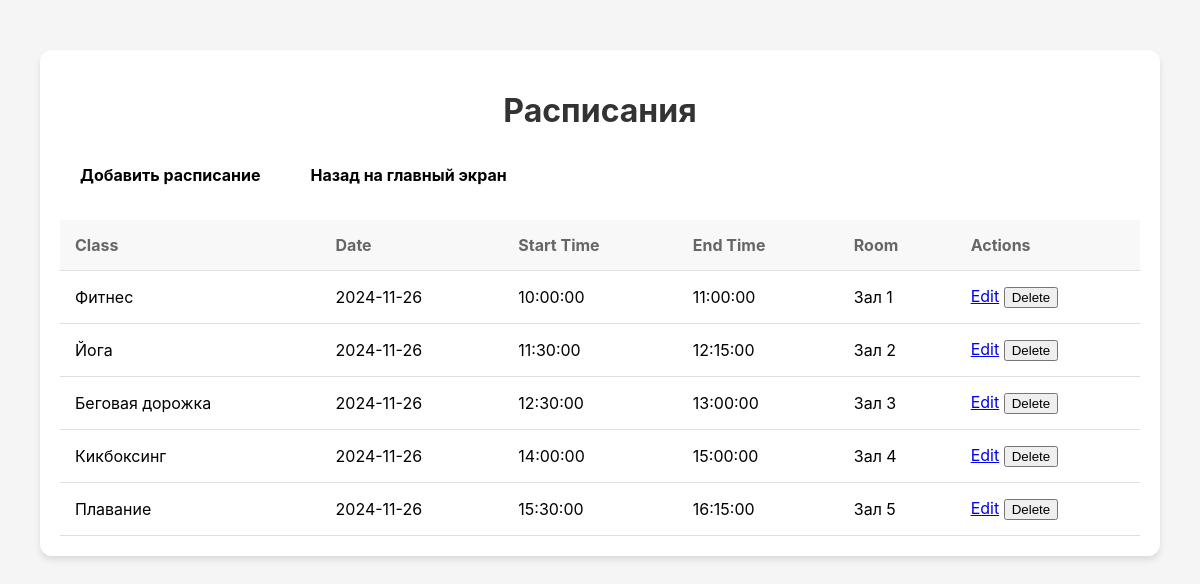
/view_schedules (signed in), run on the app's committed database.
### models.py (models this page shows)
class Schedule(db.Model):
    __tablename__ = 'schedule'
    schedule_id = db.Column(db.Integer, primary_key=True)
    class_id = db.Column(db.Integer, db.ForeignKey('classes.class_id'), nullable=False)
    date = db.Column(db.Date, nullable=False)
    start_time = db.Column(db.Time, nullable=False)
    end_time = db.Column(db.Time, nullable=False)
    room_id = db.Column(db.Integer, db.ForeignKey('rooms.room_id'), nullable=False)
    room = db.relationship('Room', backref='schedules')
    _class = db.relationship('Class', backref='classes')

class Class(db.Model):
    __tablename__ = 'classes'
    class_id = db.Column(db.Integer, primary_key=True)
    name = db.Column(db.String(100), nullable=False)
    description = db.Column(db.Text, nullable=True)
    employee_id = db.Column(db.Integer, db.ForeignKey('employees.employee_id'), nullable=False)
    duration = db.Column(db.Integer, nullable=False)
    max_participants = db.Column(db.Integer, nullable=False)
    attendances = db.relationship('Attendance', backref='class_info')

class Room(db.Model):
    __tablename__ = 'rooms'
    room_id = db.Column(db.Integer, primary_key=True)
    name = db.Column(db.String(100), nullable=False)
    capacity = db.Column(db.Integer, nullable=False)
    status = db.Column(db.String(20), nullable=False)

### schedule.py (the view)
    @app.route("/view_schedules", methods=["GET"])
    def view_schedules():
        if 'user_id' not in session:
            return redirect(url_for('login'))
        schedules = Schedule.query.all()
        return render_template("view_schedules.html", schedules=schedules)

### schedule.py (called while the page is built)
def view_schedules(app):
    @app.route("/view_schedules", methods=["GET"])
    def view_schedules():
        if 'user_id' not in session:
            return redirect(url_for('login'))
        schedules = Schedule.query.all()
        return render_template("view_schedules.html", schedules=schedules)

### templates/view_schedules.html (shortened to what this page needs)
<!DOCTYPE html>
<html lang="en">
<head>
    <link rel="stylesheet" href="https://cdnjs.cloudflare.com/ajax/libs/font-awesome/6.0.0-beta3/css/all.min.css">
</head>
<body>
    <div class="container">
        <h1>Расписания</h1>
        <div class="btn-container">
            <a href="{{ url_for('add_schedule') }}" class="btn btn-primary">Добавить расписание</a>
            <a href="{{ url_for('dashboard') }}" class="btn btn-primary">Назад на главный экран</a>
        </div>
        <table>
                <tr>
                    <th>Class</th>
                    <th>Date</th>
                    <th>Start Time</th>
                    <th>End Time</th>
                    <th>Room</th>
                    <th>Actions</th>
                </tr>
                {% for schedule in schedules %}
                <tr>
                    <td>{{ schedule._class.name }}</td>
                    <td>{{ schedule.date }}</td>
                    <td>{{ schedule.start_time }}</td>
                    <td>{{ schedule.end_time }}</td>
                    <td>{{ schedule.room.name }}</td>
                    <td>
                        <a href="{{ url_for('edit_schedule', schedule_id=schedule.schedule_id) }}">Edit</a>
                        <form action="{{ url_for('delete_schedule', schedule_id=schedule.schedule_id) }}" method="post" style="display:inline;">
                            <button type="submit">Delete</button>
                        </form>
                    </td>
                </tr>
                {% endfor %}
            </table>
    </div>
</body>
</html>

### templates/view_schedules.html (style rules this page uses)
body { font-family: -apple-system, BlinkMacSystemFont, 'Segoe UI', Roboto, 'Helvetica Neue', Arial, sans-serif; background-color: #f5f5f5; margin: 0; padding: 0; }
.container { width: 90%; max-width: 1200px; margin: 50px auto; background: #fff; padding: 20px; box-shadow: 0 4px 6px rgba(0, 0, 0, 0.1); border-radius: 12px; }
h1 { color: #333; text-align: center; margin-bottom: 20px; }
.btn-container { display: flex; justify-content: flex-start; margin-bottom: 20px; gap: 10px; }
.btn { display: inline-block; padding: 10px 15px; margin: 5px; border: none; border-radius: 6px; cursor: pointer; text-decoration: none; color: #000000; font-weight: bold; }
.btn-primary { background-color: #ffffff; }
table { width: 100%; border-collapse: collapse; margin-top: 20px; }
th, td { padding: 15px; text-align: left; border-bottom: 1px solid #e0e0e0; }
th { background-color: #f8f8f8; color: #666; }
form { display: inline; }

### data on the page
Schedule: _class.name "Фитнес", date "2024-11-26", start_time "10:00:00", end_time "11:00:00", room.name "Зал 1"
Schedule: _class.name "Йога", date "2024-11-26", start_time "11:30:00", end_time "12:15:00", room.name "Зал 2"
Schedule: _class.name "Беговая дорожка", date "2024-11-26", start_time "12:30:00", end_time "13:00:00", room.name "Зал 3"
Schedule: _class.name "Кикбоксинг", date "2024-11-26", start_time "14:00:00", end_time "15:00:00", room.name "Зал 4"
Schedule: _class.name "Плавание", date "2024-11-26", start_time "15:30:00", end_time "16:15:00", room.name "Зал 5"
